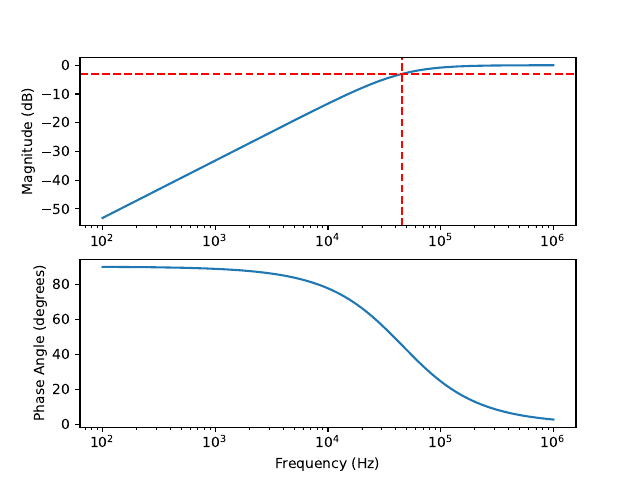

Here is the Python script that generated this plot:
import numpy as np
import matplotlib.pyplot as plt

C = 2.2e-9   # F
R = 10000     # ohm
f0 = 1/(R*C)
omega0 = f0*2*np.pi

f = np.logspace(start=2, stop=6, base=10, num=10001, endpoint=True)
omega = 2.0*np.pi*f

TA = 1/(1-1j*(omega0/omega))

fig, (ax1, ax2) = plt.subplots(num=1, nrows=2, clear=True)
ax1.semilogx(f, 20*np.log10(np.abs(TA)))
ax1.axhline(-3,color='r',linestyle='--')
ax1.axvline(f0,color='r',linestyle='--')
ax2.semilogx(f, np.angle(TA)*180/np.pi)
plt.xlabel('Frequency (Hz)')
ax1.set_ylabel('Magnitude (dB)')
ax2.set_ylabel('Phase Angle (degrees)')
plt.savefig('filterA.pdf')
plt.show()
